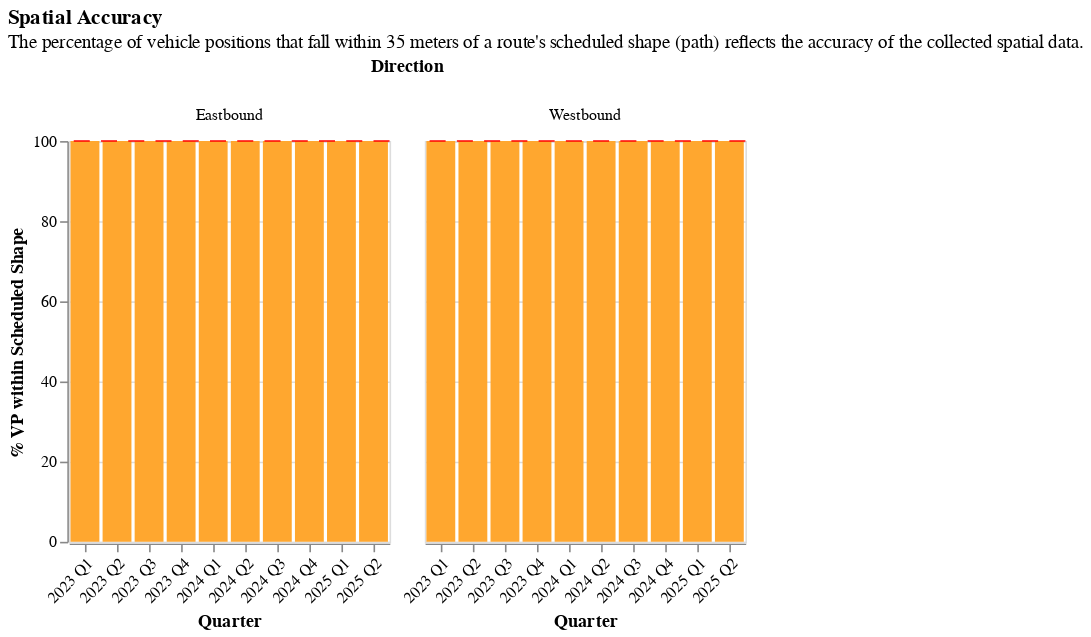

Here is the notebook cell this chart was saved with:
### Code cell
spatial_accuracy_chart(qtr_df.loc[qtr_df["Period"]=="All Day"])

### Figure 1 — Vega-Lite specification as saved in the notebook (floating-point values rounded to 4 significant figures)
{"config": {"view": {"continuousWidth": 300, "continuousHeight": 300}}, "data": {"name": "data-ba779ca335407fb9646fb0dedc0496fc"}, "facet": {"column": {"field": "Direction", "type": "nominal"}}, "spec": {"layer": [{"mark": {"type": "bar"}, "encoding": {"color": {"field": "% VP within Scheduled Shape", "legend": null, "scale": {"range": ["#dd217d", "#fc5c04", "#ff9c42", "#fcb40e", "#e9d868", "#ccbb44"]}, "title": "% VP within Scheduled Shape", "type": "quantitative"}, "tooltip": [{"field": "Quarter", "type": "nominal"}, {"field": "Route", "type": "nominal"}, {"field": "Direction", "type": "nominal"}, {"field": "% VP within Scheduled Shape", "type": "quantitative"}], "x": {"axis": {"format": "", "labelAngle": -45}, "field": "Quarter", "title": "Quarter", "type": "nominal"}, "y": {"field": "% VP within Scheduled Shape", "title": "% VP within Scheduled Shape", "type": "quantitative"}}}, {"data": {"name": "data-9cb1559567cb95a8d8b6b4db14b0182d"}, "mark": {"type": "rule", "color": "red", "strokeDash": [10, 7]}, "encoding": {"y": {"aggregate": "mean", "field": "ruler", "type": "quantitative"}}}], "height": 250, "width": 200}, "title": {"text": "Spatial Accuracy", "subtitle": "The percentage of vehicle positions that fall within 35 meters of a route's scheduled shape (path) reflects the accuracy of the collected spatial data."}, "$schema": "https://vega.github.io/schema/vega-lite/v5.20.1.json", "datasets": {"data-ba779ca335407fb9646fb0dedc0496fc": [{"Direction (0/1)": 0, "Period": "All Day", "Average Scheduled Service (trip minutes)": 40.0, "# Scheduled Trips": 477, "# Realtime Trips": 475, "Route": "1 CALIFORNIA", "Direction": "Westbound", "# Minutes with 1+ VP per Minute": 8063.0, "# Minutes with 2+ VP per Minute": 7950.0, "# Early Arrival Trips": 4, "# On-Time Trips": 121, "# Late Trips": 350, "Average VP per Minute": 2.0, "% VP within Scheduled Shape": 100.0, "% Scheduled Trip w/ 1+ VP/Minute": 100.0, "% Scheduled Trip w/ 2+ VP/Minute": 100.0, "Realtime versus Scheduled Service Ratio": 2.0, "Speed (MPH)": 5.0, "Portfolio Organization Name": "City and County of San Francisco", "Headway (Minutes)": 9.0, "GTFS Availability": "schedule_and_vp", "Average Stop Distance (Miles)": 0.0, "Quarter": "2023 Q2"}, {"Direction (0/1)": 1, "Period": "All Day", "Average Scheduled Service (trip minutes)": 38.0, "# Scheduled Trips": 494, "# Realtime Trips": 485, "Route": "1 CALIFORNIA", "Direction": "Eastbound", "# Minutes with 1+ VP per Minute": 9054.0, "# Minutes with 2+ VP per Minute": 8935.0, "# Early Arrival Trips": 5, "# On-Time Trips": 34, "# Late Trips": 446, "Average VP per Minute": 2.0, "% VP within Scheduled Shape": 100.0, "% Scheduled Trip w/ 1+ VP/Minute": 100.0, "% Scheduled Trip w/ 2+ VP/Minute": 100.0, "Realtime versus Scheduled Service Ratio": 2.0, "Speed (MPH)": 5.0, "Portfolio Organization Name": "City and County of San Francisco", "Headway (Minutes)": 9.0, "GTFS Availability": "schedule_and_vp", "Average Stop Distance (Miles)": 0.0, "Quarter": "2023 Q2"}, {"Direction (0/1)": 0, "Period": "All Day", "Average Scheduled Service (trip minutes)": 38.0, "# Scheduled Trips": 350, "# Realtime Trips": 347, "Route": "1 CALIFORNIA", "Direction": "Westbound", "# Minutes with 1+ VP per Minute": 8176.0, "# Minutes with 2+ VP per Minute": 8050.0, "# Early Arrival Trips": 3, "# On-Time Trips": 131, "# Late Trips": 213, "Average VP per Minute": 2.0, "% VP within Scheduled Shape": 100.0, "% Scheduled Trip w/ 1+ VP/Minute": 100.0, "% Scheduled Trip w/ 2+ VP/Minute": 100.0, "Realtime versus Scheduled Service Ratio": 2.0, "Speed (MPH)": 5.0, "Portfolio Organization Name": "City and County of San Francisco", "Headway (Minutes)": 8.0, "GTFS Availability": "schedule_and_vp", "Average Stop Distance (Miles)": 0.0, "Quarter": "2023 Q3"}, {"Direction (0/1)": 1, "Period": "All Day", "Average Scheduled Service (trip minutes)": 36.0, "# Scheduled Trips": 356, "# Realtime Trips": 350, "Route": "1 CALIFORNIA", "Direction": "Eastbound", "# Minutes with 1+ VP per Minute": 9665.0, "# Minutes with 2+ VP per Minute": 9548.0, "# Early Arrival Trips": 1, "# On-Time Trips": 25, "# Late Trips": 324, "Average VP per Minute": 2.0, "% VP within Scheduled Shape": 100.0, "% Scheduled Trip w/ 1+ VP/Minute": 200.0, "% Scheduled Trip w/ 2+ VP/Minute": 100.0, "Realtime versus Scheduled Service Ratio": 2.0, "Speed (MPH)": 5.0, "Portfolio Organization Name": "City and County of San Francisco", "Headway (Minutes)": 8.0, "GTFS Availability": "schedule_and_vp", "Average Stop Distance (Miles)": 0.0, "Quarter": "2023 Q3"}, {"Direction (0/1)": 0, "Period": "All Day", "Average Scheduled Service (trip minutes)": 38.0, "# Scheduled Trips": 525, "# Realtime Trips": 514, "Route": "1 CALIFORNIA", "Direction": "Westbound", "# Minutes with 1+ VP per Minute": 8252.0, "# Minutes with 2+ VP per Minute": 8131.0, "# Early Arrival Trips": 14, "# On-Time Trips": 153, "# Late Trips": 347, "Average VP per Minute": 2.0, "% VP within Scheduled Shape": 100.0, "% Scheduled Trip w/ 1+ VP/Minute": 100.0, "% Scheduled Trip w/ 2+ VP/Minute": 100.0, "Realtime versus Scheduled Service Ratio": 2.0, "Speed (MPH)": 5.0, "Portfolio Organization Name": "City and County of San Francisco", "Headway (Minutes)": 8.0, "GTFS Availability": "schedule_and_vp", "Average Stop Distance (Miles)": 0.0, "Quarter": "2023 Q4"}, {"Direction (0/1)": 1, "Period": "All Day", "Average Scheduled Service (trip minutes)": 36.0, "# Scheduled Trips": 534, "# Realtime Trips": 522, "Route": "1 CALIFORNIA", "Direction": "Eastbound", "# Minutes with 1+ VP per Minute": 9377.0, "# Minutes with 2+ VP per Minute": 9249.0, "# Early Arrival Trips": 7, "# On-Time Trips": 41, "# Late Trips": 474, "Average VP per Minute": 2.0, "% VP within Scheduled Shape": 100.0, "% Scheduled Trip w/ 1+ VP/Minute": 100.0, "% Scheduled Trip w/ 2+ VP/Minute": 100.0, "Realtime versus Scheduled Service Ratio": 2.0, "Speed (MPH)": 5.0, "Portfolio Organization Name": "City and County of San Francisco", "Headway (Minutes)": 8.0, "GTFS Availability": "schedule_and_vp", "Average Stop Distance (Miles)": 0.0, "Quarter": "2023 Q4"}, {"Direction (0/1)": 0, "Period": "All Day", "Average Scheduled Service (trip minutes)": 38.0, "# Scheduled Trips": 525, "# Realtime Trips": 525, "Route": "1 CALIFORNIA", "Direction": "Westbound", "# Minutes with 1+ VP per Minute": 8012.0, "# Minutes with 2+ VP per Minute": 7893.0, "# Early Arrival Trips": 10, "# On-Time Trips": 236, "# Late Trips": 279, "Average VP per Minute": 2.0, "% VP within Scheduled Shape": 100.0, "% Scheduled Trip w/ 1+ VP/Minute": 100.0, "% Scheduled Trip w/ 2+ VP/Minute": 100.0, "Realtime versus Scheduled Service Ratio": 2.0, "Speed (MPH)": 5.0, "Portfolio Organization Name": "City and County of San Francisco", "Headway (Minutes)": 8.0, "GTFS Availability": "schedule_and_vp", "Average Stop Distance (Miles)": 0.0, "Quarter": "2024 Q1"}, {"Direction (0/1)": 1, "Period": "All Day", "Average Scheduled Service (trip minutes)": 36.0, "# Scheduled Trips": 534, "# Realtime Trips": 532, "Route": "1 CALIFORNIA", "Direction": "Eastbound", "# Minutes with 1+ VP per Minute": 9981.0, "# Minutes with 2+ VP per Minute": 9858.0, "# Early Arrival Trips": 3, "# On-Time Trips": 30, "# Late Trips": 499, "Average VP per Minute": 2.0, "% VP within Scheduled Shape": 100.0, "% Scheduled Trip w/ 1+ VP/Minute": 200.0, "% Scheduled Trip w/ 2+ VP/Minute": 200.0, "Realtime versus Scheduled Service Ratio": 2.0, "Speed (MPH)": 5.0, "Portfolio Organization Name": "City and County of San Francisco", "Headway (Minutes)": 8.0, "GTFS Availability": "schedule_and_vp", "Average Stop Distance (Miles)": 0.0, "Quarter": "2024 Q1"}, {"Direction (0/1)": 0, "Period": "All Day", "Average Scheduled Service (trip minutes)": 38.0, "# Scheduled Trips": 350, "# Realtime Trips": 346, "Route": "1 CALIFORNIA", "Direction": "Westbound", "# Minutes with 1+ VP per Minute": 8280.0, "# Minutes with 2+ VP per Minute": 8170.0, "# Early Arrival Trips": 8, "# On-Time Trips": 100, "# Late Trips": 238, "Average VP per Minute": 2.0, "% VP within Scheduled Shape": 100.0, "% Scheduled Trip w/ 1+ VP/Minute": 100.0, "% Scheduled Trip w/ 2+ VP/Minute": 100.0, "Realtime versus Scheduled Service Ratio": 2.0, "Speed (MPH)": 5.0, "Portfolio Organization Name": "City and County of San Francisco", "Headway (Minutes)": 8.0, "GTFS Availability": "schedule_and_vp", "Average Stop Distance (Miles)": 0.0, "Quarter": "2024 Q2"}, {"Direction (0/1)": 1, "Period": "All Day", "Average Scheduled Service (trip minutes)": 36.0, "# Scheduled Trips": 356, "# Realtime Trips": 350, "Route": "1 CALIFORNIA", "Direction": "Eastbound", "# Minutes with 1+ VP per Minute": 9335.0, "# Minutes with 2+ VP per Minute": 9216.0, "# Early Arrival Trips": 6, "# On-Time Trips": 23, "# Late Trips": 321, "Average VP per Minute": 2.0, "% VP within Scheduled Shape": 100.0, "% Scheduled Trip w/ 1+ VP/Minute": 100.0, "% Scheduled Trip w/ 2+ VP/Minute": 100.0, "Realtime versus Scheduled Service Ratio": 2.0, "Speed (MPH)": 5.0, "Portfolio Organization Name": "City and County of San Francisco", "Headway (Minutes)": 8.0, "GTFS Availability": "schedule_and_vp", "Average Stop Distance (Miles)": 0.0, "Quarter": "2024 Q2"}, {"Direction (0/1)": 0, "Period": "All Day", "Average Scheduled Service (trip minutes)": 37.0, "# Scheduled Trips": 539, "# Realtime Trips": 530, "Route": "1 CALIFORNIA", "Direction": "Westbound", "# Minutes with 1+ VP per Minute": 8862.0, "# Minutes with 2+ VP per Minute": 8739.0, "# Early Arrival Trips": 9, "# On-Time Trips": 55, "# Late Trips": 466, "Average VP per Minute": 2.0, "% VP within Scheduled Shape": 100.0, "% Scheduled Trip w/ 1+ VP/Minute": 100.0, "% Scheduled Trip w/ 2+ VP/Minute": 100.0, "Realtime versus Scheduled Service Ratio": 2.0, "Speed (MPH)": 5.0, "Portfolio Organization Name": "City and County of San Francisco", "Headway (Minutes)": 8.0, "GTFS Availability": "schedule_and_vp", "Average Stop Distance (Miles)": 0.0, "Quarter": "2024 Q3"}, {"Direction (0/1)": 1, "Period": "All Day", "Average Scheduled Service (trip minutes)": 36.0, "# Scheduled Trips": 548, "# Realtime Trips": 543, "Route": "1 CALIFORNIA", "Direction": "Eastbound", "# Minutes with 1+ VP per Minute": 8836.0, "# Minutes with 2+ VP per Minute": 8685.0, "# Early Arrival Trips": 13, "# On-Time Trips": 59, "# Late Trips": 471, "Average VP per Minute": 2.0, "% VP within Scheduled Shape": 100.0, "% Scheduled Trip w/ 1+ VP/Minute": 100.0, "% Scheduled Trip w/ 2+ VP/Minute": 100.0, "Realtime versus Scheduled Service Ratio": 2.0, "Speed (MPH)": 5.0, "Portfolio Organization Name": "City and County of San Francisco", "Headway (Minutes)": 8.0, "GTFS Availability": "schedule_and_vp", "Average Stop Distance (Miles)": 0.0, "Quarter": "2024 Q3"}, {"Direction (0/1)": 0, "Period": "All Day", "Average Scheduled Service (trip minutes)": 35.0, "# Scheduled Trips": 567, "# Realtime Trips": 565, "Route": "1 CALIFORNIA", "Direction": "Westbound", "# Minutes with 1+ VP per Minute": 9020.0, "# Minutes with 2+ VP per Minute": 8901.0, "# Early Arrival Trips": 2, "# On-Time Trips": 64, "# Late Trips": 499, "Average VP per Minute": 2.0, "% VP within Scheduled Shape": 100.0, "% Scheduled Trip w/ 1+ VP/Minute": 100.0, "% Scheduled Trip w/ 2+ VP/Minute": 100.0, "Realtime versus Scheduled Service Ratio": 2.0, "Speed (MPH)": 6.0, "Portfolio Organization Name": "City and County of San Francisco", "Headway (Minutes)": 8.0, "GTFS Availability": "schedule_and_vp", "Average Stop Distance (Miles)": 1.0, "Quarter": "2024 Q4"}, {"Direction (0/1)": 1, "Period": "All Day", "Average Scheduled Service (trip minutes)": 35.0, "# Scheduled Trips": 576, "# Realtime Trips": 573, "Route": "1 CALIFORNIA", "Direction": "Eastbound", "# Minutes with 1+ VP per Minute": 9472.0, "# Minutes with 2+ VP per Minute": 9343.0, "# Early Arrival Trips": 5, "# On-Time Trips": 43, "# Late Trips": 525, "Average VP per Minute": 2.0, "% VP within Scheduled Shape": 100.0, "% Scheduled Trip w/ 1+ VP/Minute": 100.0, "% Scheduled Trip w/ 2+ VP/Minute": 100.0, "Realtime versus Scheduled Service Ratio": 2.0, "Speed (MPH)": 5.0, "Portfolio Organization Name": "City and County of San Francisco", "Headway (Minutes)": 8.0, "GTFS Availability": "schedule_and_vp", "Average Stop Distance (Miles)": 1.0, "Quarter": "2024 Q4"}, {"Direction (0/1)": 0, "Period": "All Day", "Average Scheduled Service (trip minutes)": 35.0, "# Scheduled Trips": 378, "# Realtime Trips": 378, "Route": "1 CALIFORNIA", "Direction": "Westbound", "# Minutes with 1+ VP per Minute": 9181.0, "# Minutes with 2+ VP per Minute": 9071.0, "# Early Arrival Trips": 1, "# On-Time Trips": 40, "# Late Trips": 337, "Average VP per Minute": 2.0, "% VP within Scheduled Shape": 100.0, "% Scheduled Trip w/ 1+ VP/Minute": 100.0, "% Scheduled Trip w/ 2+ VP/Minute": 100.0, "Realtime versus Scheduled Service Ratio": 2.0, "Speed (MPH)": 9.0, "Portfolio Organization Name": "City and County of San Francisco", "Headway (Minutes)": 8.0, "GTFS Availability": "schedule_and_vp", "Average Stop Distance (Miles)": 2.0, "Quarter": "2025 Q1"}, {"Direction (0/1)": 1, "Period": "All Day", "Average Scheduled Service (trip minutes)": 35.0, "# Scheduled Trips": 384, "# Realtime Trips": 384, "Route": "1 CALIFORNIA", "Direction": "Eastbound", "# Minutes with 1+ VP per Minute": 9422.0, "# Minutes with 2+ VP per Minute": 9299.0, "# Early Arrival Trips": 2, "# On-Time Trips": 30, "# Late Trips": 352, "Average VP per Minute": 2.0, "% VP within Scheduled Shape": 100.0, "% Scheduled Trip w/ 1+ VP/Minute": 100.0, "% Scheduled Trip w/ 2+ VP/Minute": 100.0, "Realtime versus Scheduled Service Ratio": 2.0, "Speed (MPH)": 14.0, "Portfolio Organization Name": "City and County of San Francisco", "Headway (Minutes)": 8.0, "GTFS Availability": "schedule_and_vp", "Average Stop Distance (Miles)": 2.0, "Quarter": "2025 Q1"}, {"Direction (0/1)": 0, "Period": "All Day", "Average Scheduled Service (trip minutes)": 35.0, "# Scheduled Trips": 378, "# Realtime Trips": 376, "Route": "1 CALIFORNIA", "Direction": "Westbound", "# Minutes with 1+ VP per Minute": 8125.0, "# Minutes with 2+ VP per Minute": 7995.0, "# Early Arrival Trips": 6, "# On-Time Trips": 156, "# Late Trips": 214, "Average VP per Minute": 2.0, "% VP within Scheduled Shape": 100.0, "% Scheduled Trip w/ 1+ VP/Minute": 100.0, "% Scheduled Trip w/ 2+ VP/Minute": 100.0, "Realtime versus Scheduled Service Ratio": 2.0, "Speed (MPH)": 8.0, "Portfolio Organization Name": "City and County of San Francisco", "Headway (Minutes)": 8.0, "GTFS Availability": "schedule_and_vp", "Average Stop Distance (Miles)": 2.0, "Quarter": "2025 Q2"}, {"Direction (0/1)": 1, "Period": "All Day", "Average Scheduled Service (trip minutes)": 35.0, "# Scheduled Trips": 384, "# Realtime Trips": 384, "Route": "1 CALIFORNIA", "Direction": "Eastbound", "# Minutes with 1+ VP per Minute": 10210.0, "# Minutes with 2+ VP per Minute": 10070.0, "# Early Arrival Trips": 4, "# On-Time Trips": 16, "# Late Trips": 364, "Average VP per Minute": 2.0, "% VP within Scheduled Shape": 100.0, "% Scheduled Trip w/ 1+ VP/Minute": 200.0, "% Scheduled Trip w/ 2+ VP/Minute": 200.0, "Realtime versus Scheduled Service Ratio": 2.0, "Speed (MPH)": 15.0, "Portfolio Organization Name": "City and County of San Francisco", "Headway (Minutes)": 8.0, "GTFS Availability": "schedule_and_vp", "Average Stop Distance (Miles)": 3.0, "Quarter": "2025 Q2"}, {"Direction (0/1)": 0, "Period": "All Day", "Average Scheduled Service (trip minutes)": 41.0, "# Scheduled Trips": 151, "# Realtime Trips": 150, "Route": "1 CALIFORNIA", "Direction": "Westbound", "# Minutes with 1+ VP per Minute": 7853.0, "# Minutes with 2+ VP per Minute": 7751.0, "# Early Arrival Trips": 3, "# On-Time Trips": 24, "# Late Trips": 123, "Average VP per Minute": 2.0, "% VP within Scheduled Shape": 100.0, "% Scheduled Trip w/ 1+ VP/Minute": 100.0, "% Scheduled Trip w/ 2+ VP/Minute": 100.0, "Realtime versus Scheduled Service Ratio": 2.0, "Speed (MPH)": 5.0, "Portfolio Organization Name": "City and County of San Francisco", "Headway (Minutes)": 10.0, "GTFS Availability": "schedule_and_vp", "Average Stop Distance (Miles)": 0.0, "Quarter": "2023 Q1"}, {"Direction (0/1)": 1, "Period": "All Day", "Average Scheduled Service (trip minutes)": 38.0, "# Scheduled Trips": 158, "# Realtime Trips": 156, "Route": "1 CALIFORNIA", "Direction": "Eastbound", "# Minutes with 1+ VP per Minute": 8678.0, "# Minutes with 2+ VP per Minute": 8559.0, "# Early Arrival Trips": 1, "# On-Time Trips": 13, "# Late Trips": 142, "Average VP per Minute": 2.0, "% VP within Scheduled Shape": 100.0, "% Scheduled Trip w/ 1+ VP/Minute": 100.0, "% Scheduled Trip w/ 2+ VP/Minute": 100.0, "Realtime versus Scheduled Service Ratio": 2.0, "Speed (MPH)": 5.0, "Portfolio Organization Name": "City and County of San Francisco", "Headway (Minutes)": 9.0, "GTFS Availability": "schedule_and_vp", "Average Stop Distance (Miles)": 0.0, "Quarter": "2023 Q1"}], "data-9cb1559567cb95a8d8b6b4db14b0182d": [{"Direction (0/1)": 0, "Period": "All Day", "Average Scheduled Service (trip minutes)": 40.0, "# Scheduled Trips": 477, "# Realtime Trips": 475, "Route": "1 CALIFORNIA", "Direction": "Westbound", "# Minutes with 1+ VP per Minute": 8063.0, "# Minutes with 2+ VP per Minute": 7950.0, "# Early Arrival Trips": 4, "# On-Time Trips": 121, "# Late Trips": 350, "Average VP per Minute": 2.0, "% VP within Scheduled Shape": 100.0, "% Scheduled Trip w/ 1+ VP/Minute": 100.0, "% Scheduled Trip w/ 2+ VP/Minute": 100.0, "Realtime versus Scheduled Service Ratio": 2.0, "Speed (MPH)": 5.0, "Portfolio Organization Name": "City and County of San Francisco", "Headway (Minutes)": 9.0, "GTFS Availability": "schedule_and_vp", "Average Stop Distance (Miles)": 0.0, "Quarter": "2023 Q2", "ruler": 100}, {"Direction (0/1)": 1, "Period": "All Day", "Average Scheduled Service (trip minutes)": 38.0, "# Scheduled Trips": 494, "# Realtime Trips": 485, "Route": "1 CALIFORNIA", "Direction": "Eastbound", "# Minutes with 1+ VP per Minute": 9054.0, "# Minutes with 2+ VP per Minute": 8935.0, "# Early Arrival Trips": 5, "# On-Time Trips": 34, "# Late Trips": 446, "Average VP per Minute": 2.0, "% VP within Scheduled Shape": 100.0, "% Scheduled Trip w/ 1+ VP/Minute": 100.0, "% Scheduled Trip w/ 2+ VP/Minute": 100.0, "Realtime versus Scheduled Service Ratio": 2.0, "Speed (MPH)": 5.0, "Portfolio Organization Name": "City and County of San Francisco", "Headway (Minutes)": 9.0, "GTFS Availability": "schedule_and_vp", "Average Stop Distance (Miles)": 0.0, "Quarter": "2023 Q2", "ruler": 100}, {"Direction (0/1)": 0, "Period": "All Day", "Average Scheduled Service (trip minutes)": 38.0, "# Scheduled Trips": 350, "# Realtime Trips": 347, "Route": "1 CALIFORNIA", "Direction": "Westbound", "# Minutes with 1+ VP per Minute": 8176.0, "# Minutes with 2+ VP per Minute": 8050.0, "# Early Arrival Trips": 3, "# On-Time Trips": 131, "# Late Trips": 213, "Average VP per Minute": 2.0, "% VP within Scheduled Shape": 100.0, "% Scheduled Trip w/ 1+ VP/Minute": 100.0, "% Scheduled Trip w/ 2+ VP/Minute": 100.0, "Realtime versus Scheduled Service Ratio": 2.0, "Speed (MPH)": 5.0, "Portfolio Organization Name": "City and County of San Francisco", "Headway (Minutes)": 8.0, "GTFS Availability": "schedule_and_vp", "Average Stop Distance (Miles)": 0.0, "Quarter": "2023 Q3", "ruler": 100}, {"Direction (0/1)": 1, "Period": "All Day", "Average Scheduled Service (trip minutes)": 36.0, "# Scheduled Trips": 356, "# Realtime Trips": 350, "Route": "1 CALIFORNIA", "Direction": "Eastbound", "# Minutes with 1+ VP per Minute": 9665.0, "# Minutes with 2+ VP per Minute": 9548.0, "# Early Arrival Trips": 1, "# On-Time Trips": 25, "# Late Trips": 324, "Average VP per Minute": 2.0, "% VP within Scheduled Shape": 100.0, "% Scheduled Trip w/ 1+ VP/Minute": 200.0, "% Scheduled Trip w/ 2+ VP/Minute": 100.0, "Realtime versus Scheduled Service Ratio": 2.0, "Speed (MPH)": 5.0, "Portfolio Organization Name": "City and County of San Francisco", "Headway (Minutes)": 8.0, "GTFS Availability": "schedule_and_vp", "Average Stop Distance (Miles)": 0.0, "Quarter": "2023 Q3", "ruler": 100}, {"Direction (0/1)": 0, "Period": "All Day", "Average Scheduled Service (trip minutes)": 38.0, "# Scheduled Trips": 525, "# Realtime Trips": 514, "Route": "1 CALIFORNIA", "Direction": "Westbound", "# Minutes with 1+ VP per Minute": 8252.0, "# Minutes with 2+ VP per Minute": 8131.0, "# Early Arrival Trips": 14, "# On-Time Trips": 153, "# Late Trips": 347, "Average VP per Minute": 2.0, "% VP within Scheduled Shape": 100.0, "% Scheduled Trip w/ 1+ VP/Minute": 100.0, "% Scheduled Trip w/ 2+ VP/Minute": 100.0, "Realtime versus Scheduled Service Ratio": 2.0, "Speed (MPH)": 5.0, "Portfolio Organization Name": "City and County of San Francisco", "Headway (Minutes)": 8.0, "GTFS Availability": "schedule_and_vp", "Average Stop Distance (Miles)": 0.0, "Quarter": "2023 Q4", "ruler": 100}, {"Direction (0/1)": 1, "Period": "All Day", "Average Scheduled Service (trip minutes)": 36.0, "# Scheduled Trips": 534, "# Realtime Trips": 522, "Route": "1 CALIFORNIA", "Direction": "Eastbound", "# Minutes with 1+ VP per Minute": 9377.0, "# Minutes with 2+ VP per Minute": 9249.0, "# Early Arrival Trips": 7, "# On-Time Trips": 41, "# Late Trips": 474, "Average VP per Minute": 2.0, "% VP within Scheduled Shape": 100.0, "% Scheduled Trip w/ 1+ VP/Minute": 100.0, "% Scheduled Trip w/ 2+ VP/Minute": 100.0, "Realtime versus Scheduled Service Ratio": 2.0, "Speed (MPH)": 5.0, "Portfolio Organization Name": "City and County of San Francisco", "Headway (Minutes)": 8.0, "GTFS Availability": "schedule_and_vp", "Average Stop Distance (Miles)": 0.0, "Quarter": "2023 Q4", "ruler": 100}, {"Direction (0/1)": 0, "Period": "All Day", "Average Scheduled Service (trip minutes)": 38.0, "# Scheduled Trips": 525, "# Realtime Trips": 525, "Route": "1 CALIFORNIA", "Direction": "Westbound", "# Minutes with 1+ VP per Minute": 8012.0, "# Minutes with 2+ VP per Minute": 7893.0, "# Early Arrival Trips": 10, "# On-Time Trips": 236, "# Late Trips": 279, "Average VP per Minute": 2.0, "% VP within Scheduled Shape": 100.0, "% Scheduled Trip w/ 1+ VP/Minute": 100.0, "% Scheduled Trip w/ 2+ VP/Minute": 100.0, "Realtime versus Scheduled Service Ratio": 2.0, "Speed (MPH)": 5.0, "Portfolio Organization Name": "City and County of San Francisco", "Headway (Minutes)": 8.0, "GTFS Availability": "schedule_and_vp", "Average Stop Distance (Miles)": 0.0, "Quarter": "2024 Q1", "ruler": 100}, {"Direction (0/1)": 1, "Period": "All Day", "Average Scheduled Service (trip minutes)": 36.0, "# Scheduled Trips": 534, "# Realtime Trips": 532, "Route": "1 CALIFORNIA", "Direction": "Eastbound", "# Minutes with 1+ VP per Minute": 9981.0, "# Minutes with 2+ VP per Minute": 9858.0, "# Early Arrival Trips": 3, "# On-Time Trips": 30, "# Late Trips": 499, "Average VP per Minute": 2.0, "% VP within Scheduled Shape": 100.0, "% Scheduled Trip w/ 1+ VP/Minute": 200.0, "% Scheduled Trip w/ 2+ VP/Minute": 200.0, "Realtime versus Scheduled Service Ratio": 2.0, "Speed (MPH)": 5.0, "Portfolio Organization Name": "City and County of San Francisco", "Headway (Minutes)": 8.0, "GTFS Availability": "schedule_and_vp", "Average Stop Distance (Miles)": 0.0, "Quarter": "2024 Q1", "ruler": 100}, {"Direction (0/1)": 0, "Period": "All Day", "Average Scheduled Service (trip minutes)": 38.0, "# Scheduled Trips": 350, "# Realtime Trips": 346, "Route": "1 CALIFORNIA", "Direction": "Westbound", "# Minutes with 1+ VP per Minute": 8280.0, "# Minutes with 2+ VP per Minute": 8170.0, "# Early Arrival Trips": 8, "# On-Time Trips": 100, "# Late Trips": 238, "Average VP per Minute": 2.0, "% VP within Scheduled Shape": 100.0, "% Scheduled Trip w/ 1+ VP/Minute": 100.0, "% Scheduled Trip w/ 2+ VP/Minute": 100.0, "Realtime versus Scheduled Service Ratio": 2.0, "Speed (MPH)": 5.0, "Portfolio Organization Name": "City and County of San Francisco", "Headway (Minutes)": 8.0, "GTFS Availability": "schedule_and_vp", "Average Stop Distance (Miles)": 0.0, "Quarter": "2024 Q2", "ruler": 100}, {"Direction (0/1)": 1, "Period": "All Day", "Average Scheduled Service (trip minutes)": 36.0, "# Scheduled Trips": 356, "# Realtime Trips": 350, "Route": "1 CALIFORNIA", "Direction": "Eastbound", "# Minutes with 1+ VP per Minute": 9335.0, "# Minutes with 2+ VP per Minute": 9216.0, "# Early Arrival Trips": 6, "# On-Time Trips": 23, "# Late Trips": 321, "Average VP per Minute": 2.0, "% VP within Scheduled Shape": 100.0, "% Scheduled Trip w/ 1+ VP/Minute": 100.0, "% Scheduled Trip w/ 2+ VP/Minute": 100.0, "Realtime versus Scheduled Service Ratio": 2.0, "Speed (MPH)": 5.0, "Portfolio Organization Name": "City and County of San Francisco", "Headway (Minutes)": 8.0, "GTFS Availability": "schedule_and_vp", "Average Stop Distance (Miles)": 0.0, "Quarter": "2024 Q2", "ruler": 100}, {"Direction (0/1)": 0, "Period": "All Day", "Average Scheduled Service (trip minutes)": 37.0, "# Scheduled Trips": 539, "# Realtime Trips": 530, "Route": "1 CALIFORNIA", "Direction": "Westbound", "# Minutes with 1+ VP per Minute": 8862.0, "# Minutes with 2+ VP per Minute": 8739.0, "# Early Arrival Trips": 9, "# On-Time Trips": 55, "# Late Trips": 466, "Average VP per Minute": 2.0, "% VP within Scheduled Shape": 100.0, "% Scheduled Trip w/ 1+ VP/Minute": 100.0, "% Scheduled Trip w/ 2+ VP/Minute": 100.0, "Realtime versus Scheduled Service Ratio": 2.0, "Speed (MPH)": 5.0, "Portfolio Organization Name": "City and County of San Francisco", "Headway (Minutes)": 8.0, "GTFS Availability": "schedule_and_vp", "Average Stop Distance (Miles)": 0.0, "Quarter": "2024 Q3", "ruler": 100}, {"Direction (0/1)": 1, "Period": "All Day", "Average Scheduled Service (trip minutes)": 36.0, "# Scheduled Trips": 548, "# Realtime Trips": 543, "Route": "1 CALIFORNIA", "Direction": "Eastbound", "# Minutes with 1+ VP per Minute": 8836.0, "# Minutes with 2+ VP per Minute": 8685.0, "# Early Arrival Trips": 13, "# On-Time Trips": 59, "# Late Trips": 471, "Average VP per Minute": 2.0, "% VP within Scheduled Shape": 100.0, "% Scheduled Trip w/ 1+ VP/Minute": 100.0, "% Scheduled Trip w/ 2+ VP/Minute": 100.0, "Realtime versus Scheduled Service Ratio": 2.0, "Speed (MPH)": 5.0, "Portfolio Organization Name": "City and County of San Francisco", "Headway (Minutes)": 8.0, "GTFS Availability": "schedule_and_vp", "Average Stop Distance (Miles)": 0.0, "Quarter": "2024 Q3", "ruler": 100}, {"Direction (0/1)": 0, "Period": "All Day", "Average Scheduled Service (trip minutes)": 35.0, "# Scheduled Trips": 567, "# Realtime Trips": 565, "Route": "1 CALIFORNIA", "Direction": "Westbound", "# Minutes with 1+ VP per Minute": 9020.0, "# Minutes with 2+ VP per Minute": 8901.0, "# Early Arrival Trips": 2, "# On-Time Trips": 64, "# Late Trips": 499, "Average VP per Minute": 2.0, "% VP within Scheduled Shape": 100.0, "% Scheduled Trip w/ 1+ VP/Minute": 100.0, "% Scheduled Trip w/ 2+ VP/Minute": 100.0, "Realtime versus Scheduled Service Ratio": 2.0, "Speed (MPH)": 6.0, "Portfolio Organization Name": "City and County of San Francisco", "Headway (Minutes)": 8.0, "GTFS Availability": "schedule_and_vp", "Average Stop Distance (Miles)": 1.0, "Quarter": "2024 Q4", "ruler": 100}, {"Direction (0/1)": 1, "Period": "All Day", "Average Scheduled Service (trip minutes)": 35.0, "# Scheduled Trips": 576, "# Realtime Trips": 573, "Route": "1 CALIFORNIA", "Direction": "Eastbound", "# Minutes with 1+ VP per Minute": 9472.0, "# Minutes with 2+ VP per Minute": 9343.0, "# Early Arrival Trips": 5, "# On-Time Trips": 43, "# Late Trips": 525, "Average VP per Minute": 2.0, "% VP within Scheduled Shape": 100.0, "% Scheduled Trip w/ 1+ VP/Minute": 100.0, "% Scheduled Trip w/ 2+ VP/Minute": 100.0, "Realtime versus Scheduled Service Ratio": 2.0, "Speed (MPH)": 5.0, "Portfolio Organization Name": "City and County of San Francisco", "Headway (Minutes)": 8.0, "GTFS Availability": "schedule_and_vp", "Average Stop Distance (Miles)": 1.0, "Quarter": "2024 Q4", "ruler": 100}, {"Direction (0/1)": 0, "Period": "All Day", "Average Scheduled Service (trip minutes)": 35.0, "# Scheduled Trips": 378, "# Realtime Trips": 378, "Route": "1 CALIFORNIA", "Direction": "Westbound", "# Minutes with 1+ VP per Minute": 9181.0, "# Minutes with 2+ VP per Minute": 9071.0, "# Early Arrival Trips": 1, "# On-Time Trips": 40, "# Late Trips": 337, "Average VP per Minute": 2.0, "% VP within Scheduled Shape": 100.0, "% Scheduled Trip w/ 1+ VP/Minute": 100.0, "% Scheduled Trip w/ 2+ VP/Minute": 100.0, "Realtime versus Scheduled Service Ratio": 2.0, "Speed (MPH)": 9.0, "Portfolio Organization Name": "City and County of San Francisco", "Headway (Minutes)": 8.0, "GTFS Availability": "schedule_and_vp", "Average Stop Distance (Miles)": 2.0, "Quarter": "2025 Q1", "ruler": 100}, {"Direction (0/1)": 1, "Period": "All Day", "Average Scheduled Service (trip minutes)": 35.0, "# Scheduled Trips": 384, "# Realtime Trips": 384, "Route": "1 CALIFORNIA", "Direction": "Eastbound", "# Minutes with 1+ VP per Minute": 9422.0, "# Minutes with 2+ VP per Minute": 9299.0, "# Early Arrival Trips": 2, "# On-Time Trips": 30, "# Late Trips": 352, "Average VP per Minute": 2.0, "% VP within Scheduled Shape": 100.0, "% Scheduled Trip w/ 1+ VP/Minute": 100.0, "% Scheduled Trip w/ 2+ VP/Minute": 100.0, "Realtime versus Scheduled Service Ratio": 2.0, "Speed (MPH)": 14.0, "Portfolio Organization Name": "City and County of San Francisco", "Headway (Minutes)": 8.0, "GTFS Availability": "schedule_and_vp", "Average Stop Distance (Miles)": 2.0, "Quarter": "2025 Q1", "ruler": 100}, {"Direction (0/1)": 0, "Period": "All Day", "Average Scheduled Service (trip minutes)": 35.0, "# Scheduled Trips": 378, "# Realtime Trips": 376, "Route": "1 CALIFORNIA", "Direction": "Westbound", "# Minutes with 1+ VP per Minute": 8125.0, "# Minutes with 2+ VP per Minute": 7995.0, "# Early Arrival Trips": 6, "# On-Time Trips": 156, "# Late Trips": 214, "Average VP per Minute": 2.0, "% VP within Scheduled Shape": 100.0, "% Scheduled Trip w/ 1+ VP/Minute": 100.0, "% Scheduled Trip w/ 2+ VP/Minute": 100.0, "Realtime versus Scheduled Service Ratio": 2.0, "Speed (MPH)": 8.0, "Portfolio Organization Name": "City and County of San Francisco", "Headway (Minutes)": 8.0, "GTFS Availability": "schedule_and_vp", "Average Stop Distance (Miles)": 2.0, "Quarter": "2025 Q2", "ruler": 100}, {"Direction (0/1)": 1, "Period": "All Day", "Average Scheduled Service (trip minutes)": 35.0, "# Scheduled Trips": 384, "# Realtime Trips": 384, "Route": "1 CALIFORNIA", "Direction": "Eastbound", "# Minutes with 1+ VP per Minute": 10210.0, "# Minutes with 2+ VP per Minute": 10070.0, "# Early Arrival Trips": 4, "# On-Time Trips": 16, "# Late Trips": 364, "Average VP per Minute": 2.0, "% VP within Scheduled Shape": 100.0, "% Scheduled Trip w/ 1+ VP/Minute": 200.0, "% Scheduled Trip w/ 2+ VP/Minute": 200.0, "Realtime versus Scheduled Service Ratio": 2.0, "Speed (MPH)": 15.0, "Portfolio Organization Name": "City and County of San Francisco", "Headway (Minutes)": 8.0, "GTFS Availability": "schedule_and_vp", "Average Stop Distance (Miles)": 3.0, "Quarter": "2025 Q2", "ruler": 100}, {"Direction (0/1)": 0, "Period": "All Day", "Average Scheduled Service (trip minutes)": 41.0, "# Scheduled Trips": 151, "# Realtime Trips": 150, "Route": "1 CALIFORNIA", "Direction": "Westbound", "# Minutes with 1+ VP per Minute": 7853.0, "# Minutes with 2+ VP per Minute": 7751.0, "# Early Arrival Trips": 3, "# On-Time Trips": 24, "# Late Trips": 123, "Average VP per Minute": 2.0, "% VP within Scheduled Shape": 100.0, "% Scheduled Trip w/ 1+ VP/Minute": 100.0, "% Scheduled Trip w/ 2+ VP/Minute": 100.0, "Realtime versus Scheduled Service Ratio": 2.0, "Speed (MPH)": 5.0, "Portfolio Organization Name": "City and County of San Francisco", "Headway (Minutes)": 10.0, "GTFS Availability": "schedule_and_vp", "Average Stop Distance (Miles)": 0.0, "Quarter": "2023 Q1", "ruler": 100}, {"Direction (0/1)": 1, "Period": "All Day", "Average Scheduled Service (trip minutes)": 38.0, "# Scheduled Trips": 158, "# Realtime Trips": 156, "Route": "1 CALIFORNIA", "Direction": "Eastbound", "# Minutes with 1+ VP per Minute": 8678.0, "# Minutes with 2+ VP per Minute": 8559.0, "# Early Arrival Trips": 1, "# On-Time Trips": 13, "# Late Trips": 142, "Average VP per Minute": 2.0, "% VP within Scheduled Shape": 100.0, "% Scheduled Trip w/ 1+ VP/Minute": 100.0, "% Scheduled Trip w/ 2+ VP/Minute": 100.0, "Realtime versus Scheduled Service Ratio": 2.0, "Speed (MPH)": 5.0, "Portfolio Organization Name": "City and County of San Francisco", "Headway (Minutes)": 9.0, "GTFS Availability": "schedule_and_vp", "Average Stop Distance (Miles)": 0.0, "Quarter": "2023 Q1", "ruler": 100}]}}
